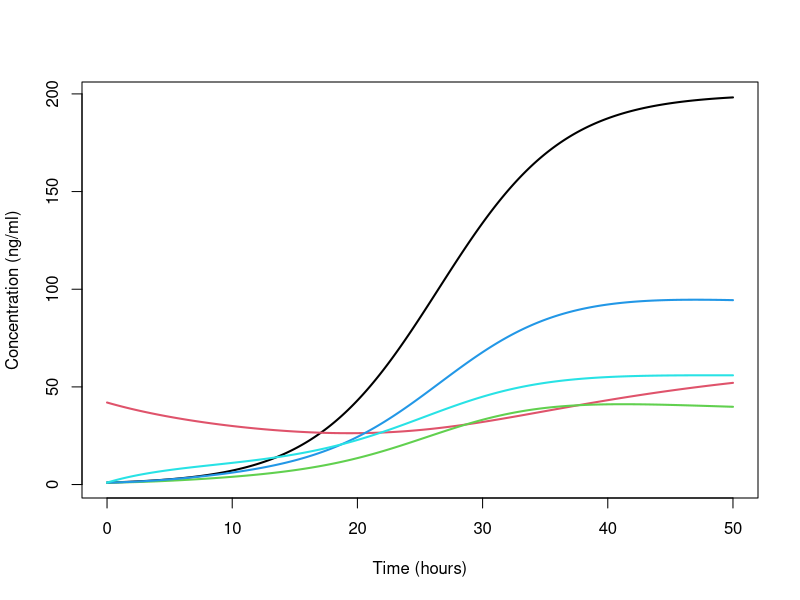

R code for this plot:
## MCMC Statistical Parameter Estimation for MSc Yeast Copper Isotope Fractionation

library(deSolve)

parameters <- c(r=0.2,K=200,a1=0.2125, a2=0.2245, a3=0.2649, b1=0.2340, b2=0.2790, b3=0.2117)
state <- c(Y=1.0, Ng=42.0, Nm=1.0, Nn=1.0, Nc=1.0)
times <- seq(0, 50, by = 0.1)

kinetics <- function(times,state,parameters){
  with(as.list(c(state,parameters)),{
    # Kinetic system of equations
    dY <- r*Y *(1-(Y/K))
    dNg <- (b1^2)*Nc - (a1^2)*Ng
    dNm <- (a2^2)*Nc - (b2^2)*Nm + (Nm/(Nm+Nn+Nc))*(r*Y *(1-(Y/K)))
    dNn <- (a3^2)*Nc - (b3^2)*Nn + (Nn/(Nm+Nn+Nc))*(r*Y *(1-(Y/K)))
    dNc <- (a1^2)*Ng + (b2^2)*Nm + (b3^2)*Nn - (((a3^2)+(a2^2)+(b1^2))*Nc) + (Nc/(Nm+Nn+Nc))*(r*Y *(1-(Y/K))) 
  # Return the rate of change
    return(list(c(dY,dNg,dNm,dNn,dNc)))
    })
}
# ode integration through Fortran method 'lsoda'
out <- lsoda(y=state,times=times,func=kinetics,parms=parameters)
head(out, n=5)

reshapedout <- array(c(out[,'Y'],out[,'Ng'],out[,'Nm'],out[,'Nn'],out[,'Nc']),dim = c((50/0.1)+1,5))

matplot(out[,'time'],reshapedout, type = "l", lty=1:1,lwd=2, xlab="Time (hours)",ylab = "Concentration (ng/ml)")
